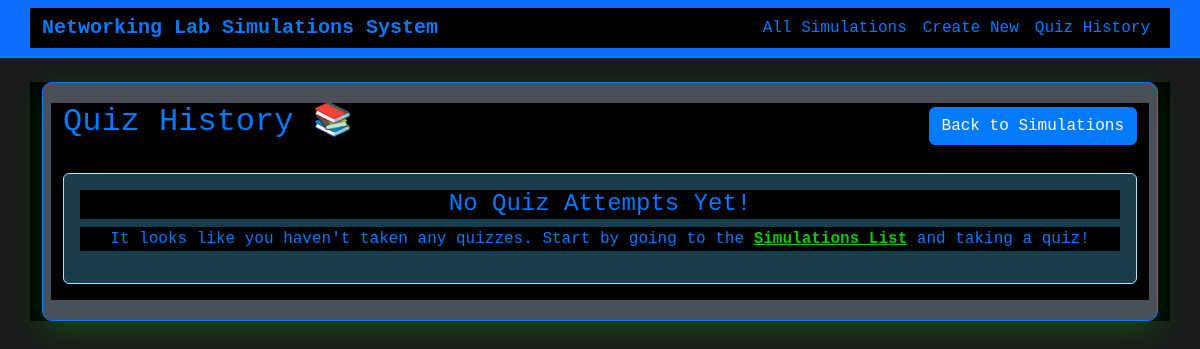
The app's page /quiz_history/, older data.
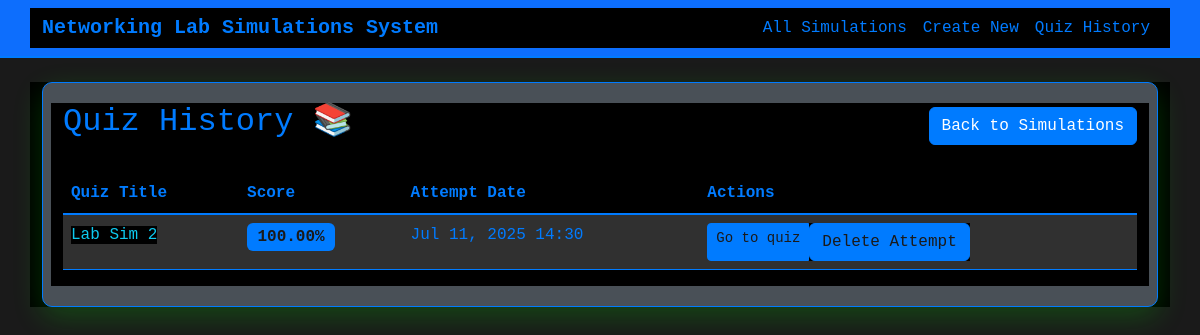
The same page, newer data.
### lab_simulations/models.py (models this page shows, shortened)
class QuizAttempt(models.Model):
    simulation = models.ForeignKey(LabSimulation, on_delete=models.CASCADE, related_name='attempts')
    score = models.DecimalField(max_digits=5, decimal_places=2)
    attempt_date = models.DateTimeField(auto_now_add=True)
    class Meta:
        ordering = ['-attempt_date']

class LabSimulation(models.Model):
    title = models.CharField(max_length=200)
    image = models.ImageField(upload_to='uploads/', help_text="Upload network topology image")
    task = models.TextField(help_text="Enter the task description")
    questions = models.TextField(help_text="Enter the questions (one per line or paragraph)")
    lab_answers = models.TextField(help_text="Enter the correct lab answers")
    user_answers = models.TextField(blank=True, help_text="User's submitted answers")
    created_at = models.DateTimeField(auto_now_add=True)
    updated_at = models.DateTimeField(auto_now=True)
    class Meta:
        ordering = ['-created_at']
    _COMMAND_EQUIVALENCIES = {
        'copy running-config startup-config': 'wr',
        'copy running-config start-up-config': 'wr',
        'copy running start': 'wr',
        'write memory': 'wr',
        'write mem': 'wr',
        'wr': 'wr',
        'configure terminal': 'conf t',
        'config t': 'conf t',
        'conf t': 'conf t',
        'interface': 'int',
        'int': 'int',
        'enable': 'en',
        'en': 'en',
        'no shutdown': 'no shut',
        'no shut': 'no shut',
        'exit': 'exit',
        'end': 'end',
        'line': 'line',
    }
    _SORTED_EQUIVALENCY_KEYS = sorted(_COMMAND_EQUIVALENCIES.keys(), key=len, reverse=True)

### lab_simulations/views.py (the view)
# urls.py: path('quiz_history/', views.QuizHistoryView.as_view(), name='quiz_history'),
class QuizHistoryView(ListView):
    model = QuizAttempt
    template_name = 'lab_simulations/quiz_history.html'
    context_object_name = 'quiz_attempts'
    paginate_by = 10
    def get_queryset(self):
        return QuizAttempt.objects.all().order_by('-attempt_date')

### lab_simulations/templates/lab_simulations/quiz_history.html (shortened to what this page needs)
{% extends 'lab_simulations/base.html' %}
{% block content %}
<div class="quiz-container">
    <div class="row">
        <div class="col-md-12">
            <div class="d-flex justify-content-between align-items-center mb-4">
                <h2>Quiz History 📚</h2>
                <a href="{% url 'simulation_list' %}" class="btn btn-primary">Back to Simulations</a>
            </div>
            {% if quiz_attempts %}
            <div class="table-responsive">
                <table class="table table-hover table-striped text-white">
                    <thead class="table-primary">
                        <tr>
                            <th scope="col">Quiz Title</th>
                            <th scope="col">Score</th>
                            <th scope="col">Attempt Date</th>
                            <th scope="col">Actions</th>
                        </tr>
                    </thead>
                    <tbody>
                        {% for attempt in quiz_attempts %}
                        <tr>
                            <td><a href="{% url 'simulation_detail' attempt.simulation.pk %}" class="text-decoration-none text-info">{{ attempt.simulation.title }}</a></td>
                            <td>
                                <span class="badge bg-{% if attempt.score >= 70 %}success{% elif attempt.score >= 50 %}warning{% else %}danger{% endif %} fs-6">
                                    {{ attempt.score }}%
                                </span>
                            </td>
                            <td>{{ attempt.attempt_date|date:"M d, Y H:i" }}</td>
                            <td>
                                <div class="btn-group" role="group">
                                    <a href="{% url 'quiz_results' attempt.simulation.pk %}" class="btn btn-sm btn-outline-info">Go to quiz</a>
                                    <form method="post" action="{% url 'delete_quiz_attempt' attempt.pk %}" class="d-inline"
                                          onsubmit="return confirm('Are you sure you want to delete this quiz attempt for {{ attempt.simulation.title|escapejs }}? This action cannot be undone.')">
                                        <button type="submit" class="btn btn-outline-danger"
                                                title="Delete this quiz attempt">
                                             Delete Attempt
                                        </button>
                                    </form>
                                </div>
                            </td>
                        </tr>
                        {% endfor %}
                    </tbody>
                </table>
            </div>
            {% else %}
            <div class="alert alert-info text-center" role="alert">
                <h4 class="alert-heading">No Quiz Attempts Yet!</h4>
                <p>It looks like you haven't taken any quizzes. Start by going to the <a href="{% url 'simulation_list' %}" class="alert-link">Simulations List</a> and taking a quiz!</p>
            </div>
            {% endif %}
        </div>
    </div>
</div>
{% endblock %}

Row changes from the older to the newer data that the page shows:
added QuizAttempt: simulation "Lab Sim 2", score "100.00", attempt_date "Jul 11, 2025 14:30"
Text that changed along with them:
text no longer shown: "No Quiz Attempts Yet! It looks like you haven't taken any quizzes. Start by going to the Simulations List and taking a quiz!"
text now shown: "Quiz Title Score Attempt Date Actions"
